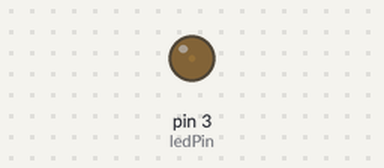
The sketch below on a simulated Arduino Uno, built with avr-gcc and run on an emulated ATmega328P. Shown: output pins drawn as LEDs (lit = HIGH). What the sketch prints to the serial monitor is not drawn.

Above: at 0.05 s.
At 1.15 s:
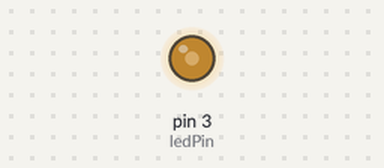
At 2.3 s:
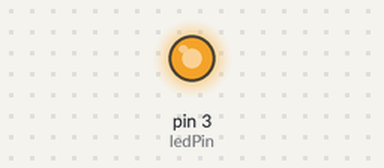
At 4.6 s:
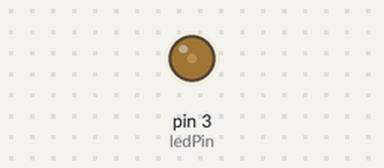
Timing chart, 0 to 6.7 s (numbered marks = the images above):
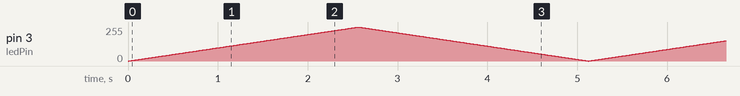

The sketch:

millisFadeUpDown.ino
```cpp
//pins with squigly ~  are pins that we can do fades in

int counter = 0;

long pMillis = 0;

int interval = 10;

const int ledPin = 3;

boolean flipFlop = false;

void setup() {
  // put your setup code here, to run once:
  Serial.begin(9600);
  pinMode(ledPin, OUTPUT);

}

void loop() {
  // put your main code here, to run repeatedly:
  if (millis() - pMillis >= interval) {
    pMillis = millis();
    if (flipFlop == false) {
      counter++;
    } else {
      counter--;
    }
    Serial.println(counter);
  }

  analogWrite(ledPin, counter);

  if (counter >= 255) {
    flipFlop = true;
  }

  if(counter <= 0){
    flipFlop = false;
  }

}
```
